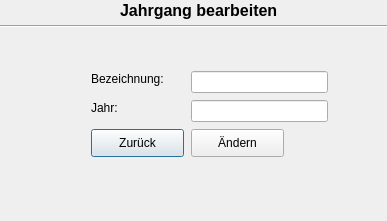
<?xml version="1.0" encoding="UTF-8"?>
<ui version="4.0">
 <class>frmJahrgangAendern</class>
 <widget class="QDialog" name="frmJahrgangAendern">
  <property name="geometry">
   <rect>
    <x>0</x>
    <y>0</y>
    <width>387</width>
    <height>221</height>
   </rect>
  </property>
  <property name="windowTitle">
   <string>Dialog</string>
  </property>
  <widget class="QPushButton" name="btnZurueck">
   <property name="geometry">
    <rect>
     <x>91</x>
     <y>129</y>
     <width>93</width>
     <height>28</height>
    </rect>
   </property>
   <property name="text">
    <string>Zurück</string>
   </property>
  </widget>
  <widget class="QPushButton" name="btnAendern">
   <property name="geometry">
    <rect>
     <x>191</x>
     <y>129</y>
     <width>93</width>
     <height>28</height>
    </rect>
   </property>
   <property name="text">
    <string>Ändern</string>
   </property>
  </widget>
  <widget class="QLineEdit" name="edtBezeichnung">
   <property name="geometry">
    <rect>
     <x>191</x>
     <y>71</y>
     <width>137</width>
     <height>22</height>
    </rect>
   </property>
  </widget>
  <widget class="QLineEdit" name="edtJahr">
   <property name="geometry">
    <rect>
     <x>191</x>
     <y>100</y>
     <width>137</width>
     <height>22</height>
    </rect>
   </property>
  </widget>
  <widget class="QLabel" name="label">
   <property name="geometry">
    <rect>
     <x>91</x>
     <y>71</y>
     <width>76</width>
     <height>16</height>
    </rect>
   </property>
   <property name="text">
    <string>Bezeichnung:</string>
   </property>
  </widget>
  <widget class="QLabel" name="label_2">
   <property name="geometry">
    <rect>
     <x>91</x>
     <y>100</y>
     <width>29</width>
     <height>16</height>
    </rect>
   </property>
   <property name="text">
    <string>Jahr:</string>
   </property>
  </widget>
  <widget class="Line" name="line_2">
   <property name="geometry">
    <rect>
     <x>-10</x>
     <y>16</y>
     <width>401</width>
     <height>20</height>
    </rect>
   </property>
   <property name="orientation">
    <enum>Qt::Horizontal</enum>
   </property>
  </widget>
  <widget class="QLabel" name="label_5">
   <property name="geometry">
    <rect>
     <x>120</x>
     <y>0</y>
     <width>191</width>
     <height>21</height>
    </rect>
   </property>
   <property name="text">
    <string>&lt;html&gt;&lt;head/&gt;&lt;body&gt;&lt;p&gt;&lt;span style=&quot; font-size:12pt; font-weight:600;&quot;&gt;Jahrgang bearbeiten&lt;/span&gt;&lt;/p&gt;&lt;/body&gt;&lt;/html&gt;</string>
   </property>
  </widget>
 </widget>
 <resources/>
 <connections/>
</ui>
